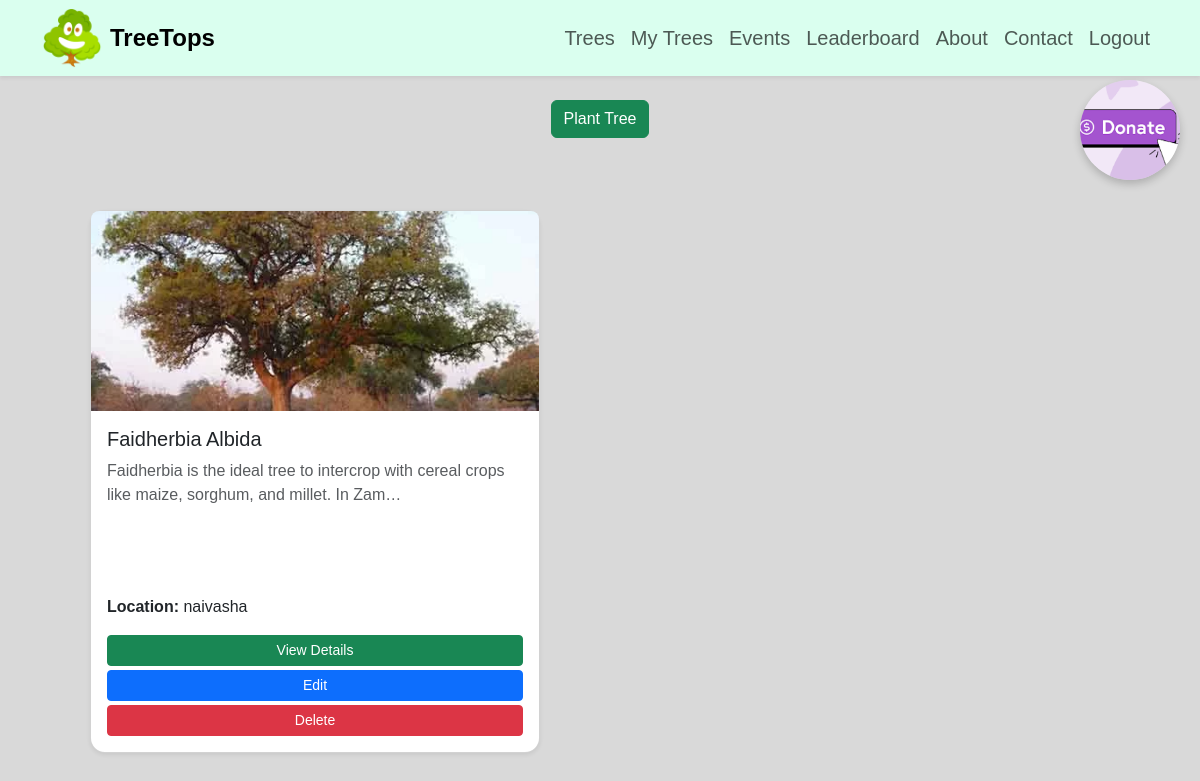
/my-trees (signed in), run on an earlier commit of the app's database.
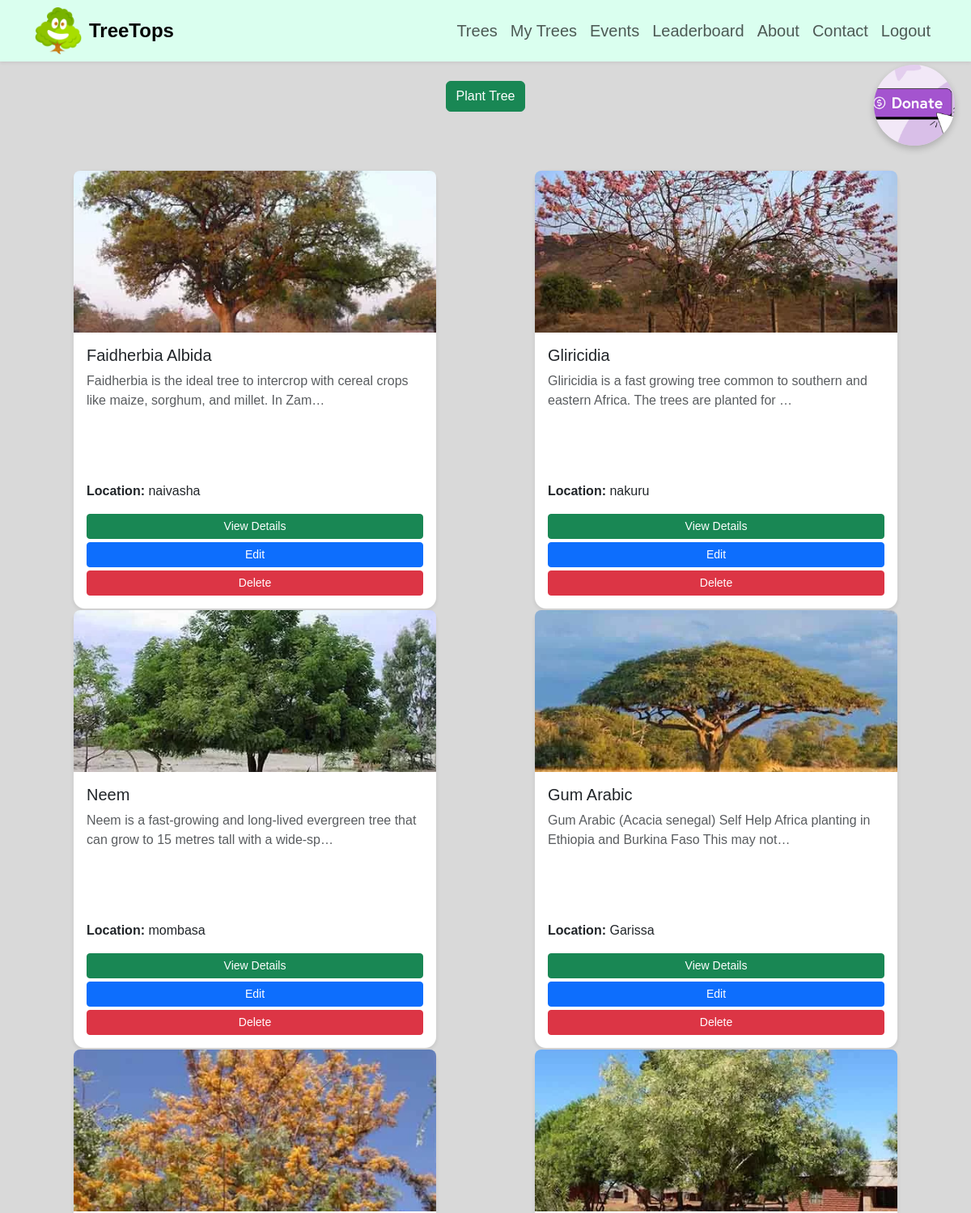
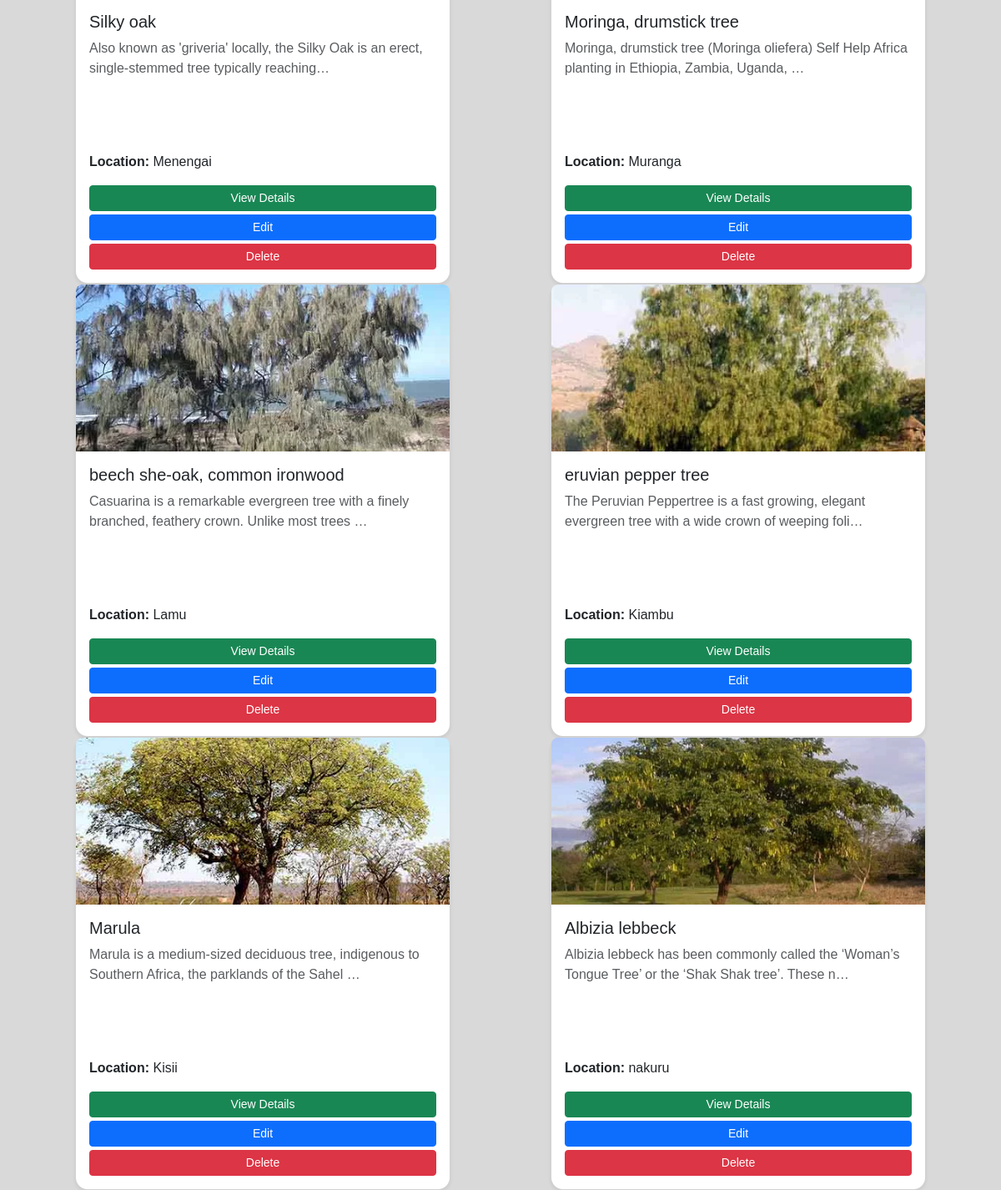
And on a later commit of the database (2 pictures, top to bottom).
### trees/models.py (models this page shows, shortened)
class Tree(models.Model):
    name = models.CharField(max_length=200)
    second_name = models.CharField(max_length=100, null=True, blank=True)
    description = models.TextField()
    image = models.ImageField(upload_to='trees/', default='images/logo.png')
    location = models.CharField(max_length=200)
    price = models.DecimalField(max_digits=10, decimal_places=2, null=True, blank=True)
    owner = models.ForeignKey(User, on_delete=models.CASCADE)
    date_added = models.DateTimeField(auto_now_add=True)

### trees/views.py (the view)
# urls.py: path('my-trees', views.my_trees, name='my_trees'),
@login_required
def my_trees(request):
    user_trees = Tree.objects.filter(owner=request.user)
    context = {'my_tree': user_trees}
    return render(request, 'tree_app/my_trees.html', context )

### trees/templates/tree_app/my_trees.html (shortened to what this page needs)
{% extends 'home_without_footer.html' %}
{% load static %}
{% block content %}
<div class="row">
          <div class="text-center mb-4">
        <a href="{% url 'add_tree' %}" class="btn btn-success">
            Plant Tree
        </a>
                 <a href="{% url 'payment' %}" target="_blank"
   style="position: fixed; top: 80px; right: 20px; z-index: 1050;">
    <img src="{% static 'images/donate.png' %}" alt="Donate"
         style="width: 100px; height: 100px; border-radius: 50%; object-fit: cover; cursor: pointer; box-shadow: 0 4px 8px rgba(0,0,0,0.2); transition: transform 0.2s;">
</a>
    </div>
    {% for tree in my_tree %}
    <div class="col-md-6">
        <div class="card custom-card h-100 d-flex flex-column shadow-sm mb-4 m-5">
            {% if tree.image %}
            <img src="{{ tree.image.url }}" class="card-img-top img-fluid" style="height: 200px; border-radius: 8px 8px 0 0; width:100%; object-fit: cover;">
            {% endif %}
            <div class="card-body d-flex flex-column">
                <h5 class="card-title">{{ tree.name }}</h5>
                <p class="card-text text-muted flex-grow-1">
                    {{ tree.description|truncatechars:100 }}
                </p>
                <p><strong>Location:</strong> {{ tree.location }}</p>
                <div class="mt-auto">
                    <a href="{% url 'tree_detail' tree.id %}" class="btn btn-success btn-sm mb-1 w-100">View Details</a>
                    <a href="{% url 'edit_tree' tree.id %}" class="btn btn-primary btn-sm mb-1 w-100">Edit</a>
                    <a href="{% url 'delete_tree' tree.id %}"
                       class="btn btn-danger btn-sm w-100"
                       onclick="return confirm('Are you sure you want to delete this tree?');">
                        Delete
                    </a>
                </div>
            </div>
        </div>
    </div>
    {% endfor %}
</div>
{% endblock %}

### templates/home_without_footer.html (shortened to what this page needs)
<!DOCTYPE html>
{% load static %}
<html lang="en">
<head>
    <link href="https://cdn.jsdelivr.net/npm/bootstrap@5.3.2/dist/css/bootstrap.min.css" rel="stylesheet">
    <link rel="stylesheet" href="{% static 'css/style.css' %}">
</head>
<body>
    {% include 'navbar.html' %}
    <div class="container my-4">
        {% block content %}{% endblock %}
    </div>
</body>
</html>

### templates/navbar.html (shortened to what this page needs)
{% load static %}
<nav class="navbar navbar-expand-lg navbar-light shadow-sm" style="background-color: #daffef;">
    <div class="container">
         <a href="{% url 'dashboard' %}"> <img src="{% static 'images/logo.png' %}"  alt="Logo" height="60" class="me-2"></a>
        <a class="navbar-brand fw-bold fs-4" href="{% url 'dashboard' %}">TreeTops</a>
        <div class="collapse navbar-collapse" id="navbarNav">
            <ul class="navbar-nav ms-auto">
                <li class="nav-item fs-5"><a class="nav-link" href="{% url 'tree_list' %}">Trees</a></li>
                {% if user.is_authenticated %}
                    <li class="nav-item fs-5"><a class="nav-link" href="{% url 'my_trees' %}">My Trees</a></li>
                  {% endif %}
                <li class="nav-item fs-5"><a class="nav-link" href="{% url 'event_list' %}">Events</a></li>
                {% if user.is_authenticated %}
                <li class="nav-item">
                     <a class="nav-link fs-5" href="{% url 'leaderboard' %}">Leaderboard</a>
                </li>
                {% endif %}
                 <li class="nav-item">
                     <a class="nav-link fs-5" href="{% url 'about' %}">About</a>
                </li>
                  <li class="nav-item">
                     <a class="nav-link fs-5" href="{% url 'contact' %}">Contact</a>
                </li>
                {% if user.is_authenticated %}
                    <li class="nav-item fs-5"><a class="nav-link" href="{% url 'logout' %}">Logout</a></li>
                {% else %}
                    <li class="nav-item fs-5 fw-bold"><a class="nav-link" href="{% url 'register' %}">Register</a></li>
                {% endif %}
            </ul>
        </div>
    </div>
</nav>

### static/css/style.css (style rules this page uses)
body { font-family: Poppins, 'Arial', sans-serif; background-color: #d9d9d9; color: #333; }
:root { --gen:DAFFEF }
a { text-decoration: none; }
.card.custom-card { border-radius: 15px; box-shadow: 0 4px 12px rgba(0,0,0,0.1); transition: transform 0.2s ease, box-shadow 0.2s ease; }
html { scroll-behavior: smooth; }

What changed in the data, as far as the page shows it:
added Tree: image (picture), name "Gliricidia", description "Gliricidia is a fast growing tree common to southern and eastern Africa. The trees are planted for …", location "nakuru"
added Tree: image (picture), name "Neem", description "Neem is a fast-growing and long-lived evergreen tree that can grow to 15 metres tall with a wide-sp…", location "mombasa"
added Tree: image (picture), name "Gum Arabic", description "Gum Arabic (Acacia senegal) Self Help Africa planting in Ethiopia and Burkina Faso This may not…", location "Garissa"
added Tree: image (picture), name "Silky oak", description "Also known as 'griveria' locally, the Silky Oak is an erect, single-stemmed tree typically reaching…", location "Menengai"
added Tree: image (picture), name "Moringa, drumstick tree", description "Moringa, drumstick tree (Moringa oliefera) Self Help Africa planting in Ethiopia, Zambia, Uganda, …", location "Muranga"
added Tree: image (picture), name "beech she-oak, common ironwood", description "Casuarina is a remarkable evergreen tree with a finely branched, feathery crown. Unlike most trees …", location "Lamu"
added Tree: image (picture), name "eruvian pepper tree", description "The Peruvian Peppertree is a fast growing, elegant evergreen tree with a wide crown of weeping foli…", location "Kiambu"
added Tree: image (picture), name "Marula", description "Marula is a medium-sized deciduous tree, indigenous to Southern Africa, the parklands of the Sahel …", location "Kisii"
added Tree: image (picture), name "Albizia lebbeck", description "Albizia lebbeck has been commonly called the ‘Woman’s Tongue Tree’ or the ‘Shak Shak tree’. These n…", location "nakuru"
